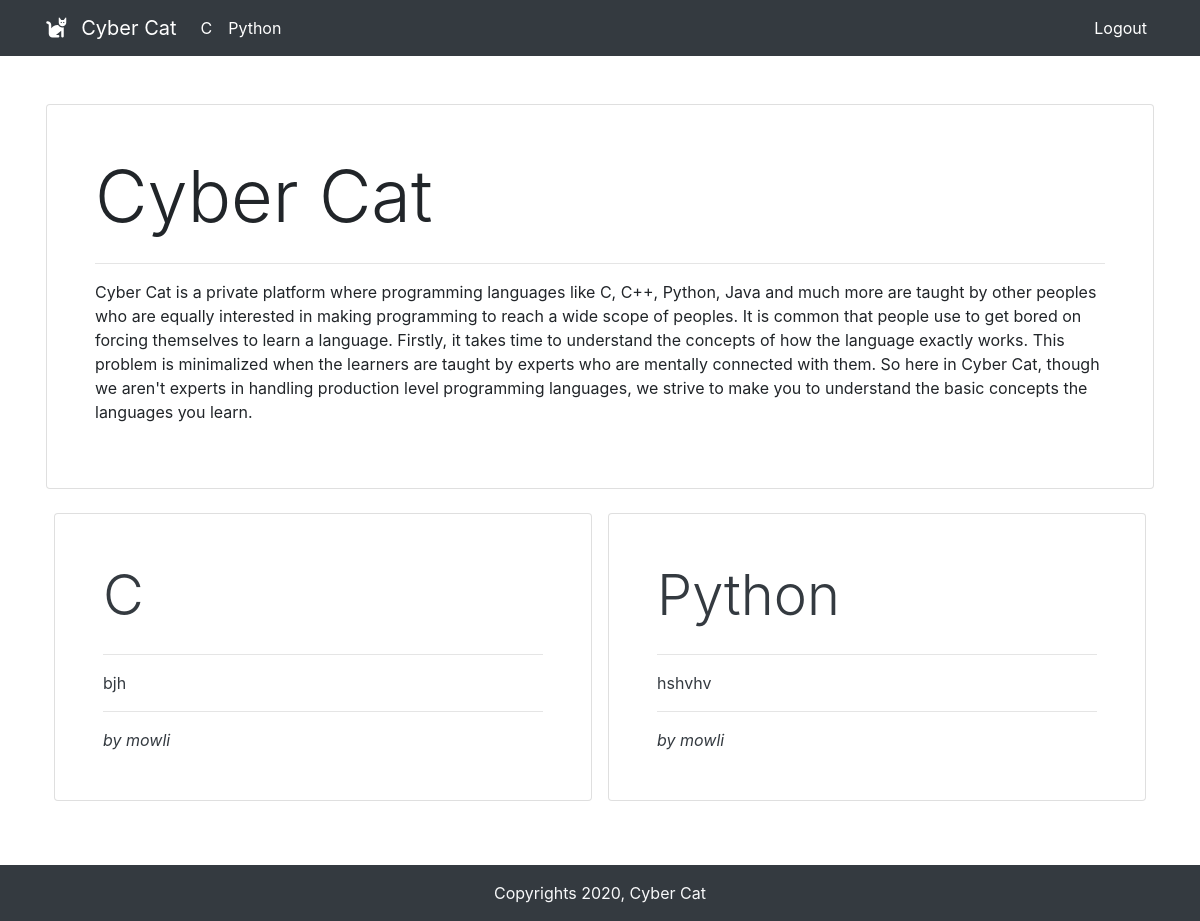
The app's page / (signed in) with its own data.
### app/models.py (models this page shows, shortened)
class Subject(models.Model):
    name = models.CharField(max_length=20)
    description = models.TextField()
    author = models.ForeignKey(User, on_delete=models.DO_NOTHING)
    tutorials = models.ManyToManyField(Tutorials, related_name='tutorials+')
    students = models.ManyToManyField(User, related_name='students+')
    sub_name = models.CharField(max_length=20, blank=True)
    def __str__(self):
        return self.name

### users/models.py (models this page shows)
class User(AbstractUser):
    id = models.CharField(max_length=6, default=''.join(secrets.choice(string.ascii_uppercase + string.digits) for i in range(6)), primary_key=True)

### app/views.py (the view)
# urls.py: path('', views.home, name='home'),
@login_required
def home(request):
    context = {
        "subjects": Subject.objects.all(),
    }
    return render(request, 'app/dashboard.html', context)

### app/templates/app/dashboard.html (shortened to what this page needs)
{% extends "base.html" %}
{% block content %}
<div class="card p-3 p-md-5">
    <h1 class="display-3 d-none d-md-inline">Cyber Cat</h1>
    <hr>
    <p>
        Cyber Cat is a private platform where programming languages like C, C++, Python, Java and much more are taught by
        other peoples who are equally interested in making programming to reach a wide scope of peoples. It is
        common that people use to get bored on forcing themselves to learn a language. Firstly, it takes time to understand
        the concepts of how the language exactly works. This problem is minimalized when the learners are taught by experts who are mentally
        connected with them. So here in Cyber Cat, though we aren't experts in handling production level programming languages, we
        strive to make you to understand the basic concepts the languages you learn.
    </p>
</div>
<br>
<div class="row m-0">
    {% for subject in subjects %}
    <a href="{% url 'subject' pk=subject.sub_name %}" class="card col-md p-md-5 p-3 mb-3 mx-2 text-dark" style="text-decoration: none;">
        <h1 class="display-4">{{subject.name}}</h1>
        <hr>
        {{subject.description}}
        <hr>
        <em>by {{subject.author}}</em>
    </a>
    {% endfor %}
</div>
{% endblock content %}

### app/templates/base.html (shortened to what this page needs)
<!DOCTYPE html>
<html lang="en">
<head>
    <link rel="stylesheet" href="https://stackpath.bootstrapcdn.com/bootstrap/4.4.1/css/bootstrap.min.css">
</head>
<body>
    <nav class="navbar navbar-expand-lg navbar-dark bg-dark">
        <div class="container-md">
            <a class="navbar-brand" href="#">
                <i class="fas fa-cat mr-2"></i>
                Cyber Cat
            </a>
            <div class="collapse navbar-collapse" id="navbarNavDropdown">
                <ul class="navbar-nav">
                    {% for sub in subjects %}
                    <li class="nav-item active">
                        <a class="nav-link" href="{% url 'subject' pk=sub.sub_name %}">{{sub}}</a>
                    </li>
                    {% endfor %}
                </ul>
                <ul class="navbar-nav mr-0 ml-auto">
                    {% if request.user.is_authenticated %}
                    <li class="nav-item active mr-0">
                        <a class="nav-link" href="{% url 'logout' %}">Logout</a>
                    </li>
                    {% endif %}
                </ul>
            </div>
        </div>
    </nav>
    <div class="container py-md-5 p-3">
        {% block content %}
        {% endblock content %}
    </div>
    <nav class="navbar navbar-dark bg-dark p-3">
        <div class="container-md text-light">
            <a class="m-auto">
                Copyrights {% now "Y" %}, Cyber Cat
            </a>
        </div>
    </nav>
</body>
</html>

### records on screen
Subject: name "C", description "bjh", author "mowli"
Subject: name "Python", description "hshvhv", author "mowli"
